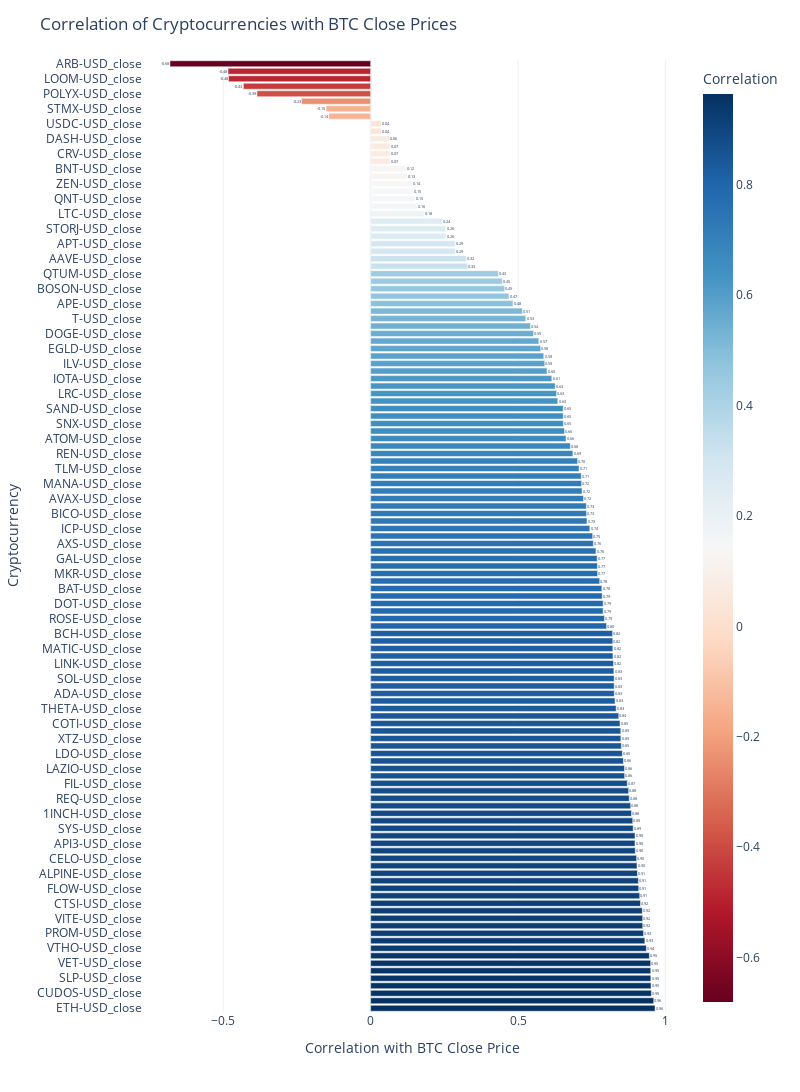

Source (notebook cell):
### Markdown cell above
### Question:
#### Whats the correltion between the close of cryptocurrrencies offered on Binance.US USDT trading pairs since Bitcoins 2023 consolidation cycle breakout to today

### Code cell
# Initialize an empty list to hold data for all tickers
all_data_4 = []

# Loop through each ticker symbol in the list
for i in binanceUS_cryptoUSDT_pairs:
    # Fetch the ticker data
    ticker = yf.Ticker(i)
    # Get historical market data, here max is used for demonstration; you can customize the period
    data = ticker.history(start = '2023-10-23', end = datetime.now(), interval = '1wk') #period = '1w'
    
    # Add a column to identify the ticker (optional)
    data['Ticker'] = i
    
    # Append this data to the list
    all_data_4.append(data)

# Convert the list of DataFrames into a single DataFrame
binanceUS_df_4 = pd.concat(all_data_4)# Initialize an empty list to hold data for all tickers
all_data_4 = []

binanceUS_df_4 = binanceUS_df_4.reset_index()

# Pivot the DataFrame to make each ticker's close prices its own column
close_prices_df_4 = binanceUS_df_4.pivot(index='Date', columns='Ticker', values='Close')

# Ensure the column names are correct after pivoting
close_prices_df_4.columns = [f'{ticker}_close' for ticker in close_prices_df_4.columns]
close_prices_df_4

# Calculate the correlation of each cryptocurrency's close prices with BTC's close prices
binanceUS_correlation_with_btc_4 = close_prices_df_4.corrwith(BTC_df['btc_close'])

# The result will be a Series where each index is a 'ticker_close' and its value is the correlation with 'BTC_close'
binanceUS_correlation_with_btc_4 = pd.DataFrame(binanceUS_correlation_with_btc_4)
binanceUS_correlation_with_btc_4.columns = ['correlation']
# Reset the index and rename the new column
binanceUS_correlation_with_btc_4.reset_index(inplace=True)
binanceUS_correlation_with_btc_4.rename(columns={'index': 'Ticker'}, inplace=True)

binanceUS_correlation_with_btc_4.head()

binanceUS_correlation_with_btc_4 = binanceUS_correlation_with_btc_4.sort_values(by='correlation', ascending=False)

# Interactive bar chart
fig = px.bar(binanceUS_correlation_with_btc_4, y='Ticker', x='correlation', 
             text='correlation', orientation='h', 
             color='correlation', color_continuous_scale='RdBu',
             labels={'correlation': 'Correlation with BTC'})

# Layout enhancements
fig.update_layout(title='Correlation of Cryptocurrencies with BTC Close Prices',
                  xaxis_title='Correlation with BTC Close Price',
                  yaxis_title='Cryptocurrency',
                  coloraxis_colorbar=dict(title="Correlation"),
                  template='plotly_white',
                  width = 800,
                  height = 2000)

# Text on bars
fig.update_traces(texttemplate='%{text:.2f}', textposition='outside')

fig.show()

# Initialize the list to hold highly correlated tickers
highly_correlated_4 = []

# Iterate through the DataFrame and check each correlation value
for index, row in binanceUS_correlation_with_btc_4.iterrows():
    # Check if the correlation is greater than 0.80
    if row['correlation'] > 0.85:
        # Add the ticker name to the list
        highly_correlated_4.append(row[['Ticker', 'correlation']])

# Display the list of highly correlated tickers
highly_correlated_4 = pd.DataFrame(highly_correlated_4)
highly_correlated_4

### Figure 1 — Plotly figure (JSON) as saved in the notebook; plotly's stock layout.template omitted (floating-point values rounded to 4 significant figures)
{"data": [{"alignmentgroup": "True", "hovertemplate": "Correlation with BTC=%{marker.color}<br>Ticker=%{y}<extra></extra>", "legendgroup": "", "marker": {"color": [0.9648, 0.9604, 0.9524, 0.9511, 0.9505, 0.9503, 0.9499, 0.9456, 0.9354, 0.9301, 0.9258, 0.923, 0.9228, 0.9215, 0.9154, 0.9128, 0.9095, 0.9084, 0.905, 0.9036, 0.9022, 0.8978, 0.8969, 0.8968, 0.8906, 0.8891, 0.8849, 0.8821, 0.8773, 0.8752, 0.8707, 0.8617, 0.8611, 0.8575, 0.8539, 0.8505, 0.8489, 0.8486, 0.846, 0.8417, 0.833, 0.8291, 0.8264, 0.8262, 0.8261, 0.8251, 0.8239, 0.822, 0.8216, 0.8214, 0.8207, 0.8003, 0.7933, 0.7888, 0.7888, 0.7855, 0.7843, 0.7771, 0.77, 0.7693, 0.7684, 0.7643, 0.7555, 0.7532, 0.7436, 0.7339, 0.7325, 0.7316, 0.7222, 0.7172, 0.7156, 0.7145, 0.7069, 0.7021, 0.6861, 0.6776, 0.6628, 0.6577, 0.6539, 0.6535, 0.6532, 0.6348, 0.6307, 0.6261, 0.6146, 0.5982, 0.5905, 0.5873, 0.5769, 0.5704, 0.5526, 0.5423, 0.5265, 0.5148, 0.4829, 0.4695, 0.4548, 0.4469, 0.4335, 0.3294, 0.3247, 0.2875, 0.2867, 0.2559, 0.2551, 0.2439, 0.1811, 0.1596, 0.1504, 0.1454, 0.1426, 0.1253, 0.1217, 0.06671, 0.06638, 0.06599, 0.06444, 0.03716, 0.0365, -0.142, -0.1511, -0.2346, -0.3855, -0.4317, -0.4819, -0.4837, -0.6807], "coloraxis": "coloraxis", "pattern": {"shape": ""}}, "name": "", "offsetgroup": "", "orientation": "h", "showlegend": false, "text": [0.9648, 0.9604, 0.9524, 0.9511, 0.9505, 0.9503, 0.9499, 0.9456, 0.9354, 0.9301, 0.9258, 0.923, 0.9228, 0.9215, 0.9154, 0.9128, 0.9095, 0.9084, 0.905, 0.9036, 0.9022, 0.8978, 0.8969, 0.8968, 0.8906, 0.8891, 0.8849, 0.8821, 0.8773, 0.8752, 0.8707, 0.8617, 0.8611, 0.8575, 0.8539, 0.8505, 0.8489, 0.8486, 0.846, 0.8417, 0.833, 0.8291, 0.8264, 0.8262, 0.8261, 0.8251, 0.8239, 0.822, 0.8216, 0.8214, 0.8207, 0.8003, 0.7933, 0.7888, 0.7888, 0.7855, 0.7843, 0.7771, 0.77, 0.7693, 0.7684, 0.7643, 0.7555, 0.7532, 0.7436, 0.7339, 0.7325, 0.7316, 0.7222, 0.7172, 0.7156, 0.7145, 0.7069, 0.7021, 0.6861, 0.6776, 0.6628, 0.6577, 0.6539, 0.6535, 0.6532, 0.6348, 0.6307, 0.6261, 0.6146, 0.5982, 0.5905, 0.5873, 0.5769, 0.5704, 0.5526, 0.5423, 0.5265, 0.5148, 0.4829, 0.4695, 0.4548, 0.4469, 0.4335, 0.3294, 0.3247, 0.2875, 0.2867, 0.2559, 0.2551, 0.2439, 0.1811, 0.1596, 0.1504, 0.1454, 0.1426, 0.1253, 0.1217, 0.06671, 0.06638, 0.06599, 0.06444, 0.03716, 0.0365, -0.142, -0.1511, -0.2346, -0.3855, -0.4317, -0.4819, -0.4837, -0.6807], "textposition": "outside", "texttemplate": "%{text:.2f}", "type": "bar", "x": [0.9648, 0.9604, 0.9524, 0.9511, 0.9505, 0.9503, 0.9499, 0.9456, 0.9354, 0.9301, 0.9258, 0.923, 0.9228, 0.9215, 0.9154, 0.9128, 0.9095, 0.9084, 0.905, 0.9036, 0.9022, 0.8978, 0.8969, 0.8968, 0.8906, 0.8891, 0.8849, 0.8821, 0.8773, 0.8752, 0.8707, 0.8617, 0.8611, 0.8575, 0.8539, 0.8505, 0.8489, 0.8486, 0.846, 0.8417, 0.833, 0.8291, 0.8264, 0.8262, 0.8261, 0.8251, 0.8239, 0.822, 0.8216, 0.8214, 0.8207, 0.8003, 0.7933, 0.7888, 0.7888, 0.7855, 0.7843, 0.7771, 0.77, 0.7693, 0.7684, 0.7643, 0.7555, 0.7532, 0.7436, 0.7339, 0.7325, 0.7316, 0.7222, 0.7172, 0.7156, 0.7145, 0.7069, 0.7021, 0.6861, 0.6776, 0.6628, 0.6577, 0.6539, 0.6535, 0.6532, 0.6348, 0.6307, 0.6261, 0.6146, 0.5982, 0.5905, 0.5873, 0.5769, 0.5704, 0.5526, 0.5423, 0.5265, 0.5148, 0.4829, 0.4695, 0.4548, 0.4469, 0.4335, 0.3294, 0.3247, 0.2875, 0.2867, 0.2559, 0.2551, 0.2439, 0.1811, 0.1596, 0.1504, 0.1454, 0.1426, 0.1253, 0.1217, 0.06671, 0.06638, 0.06599, 0.06444, 0.03716, 0.0365, -0.142, -0.1511, -0.2346, -0.3855, -0.4317, -0.4819, -0.4837, -0.6807], "xaxis": "x", "y": ["ETH-USD_close", "ANT-USD_close", "CUDOS-USD_close", "FLUX-USD_close", "SLP-USD_close", "LTO-USD_close", "VET-USD_close", "RNDR-USD_close", "VTHO-USD_close", "OXT-USD_close", "PROM-USD_close", "FET-USD_close", "VITE-USD_close", "HBAR-USD_close", "CTSI-USD_close", "PORTO-USD_close", "FLOW-USD_close", "CHZ-USD_close", "ALPINE-USD_close", "NMR-USD_close", "CELO-USD_close", "VOXEL-USD_close", "API3-USD_close", "BNB-USD_close", "SYS-USD_close", "CELR-USD_close", "1INCH-USD_close", "OCEAN-USD_close", "REQ-USD_close", "BAND-USD_close", "FIL-USD_close", "SANTOS-USD_close", "LAZIO-USD_close", "ETC-USD_close", "LDO-USD_close", "NEAR-USD_close", "XTZ-USD_close", "SKL-USD_close", "COTI-USD_close", "LPT-USD_close", "THETA-USD_close", "RVN-USD_close", "ADA-USD_close", "KSM-USD_close", "SOL-USD_close", "MXC-USD_close", "LINK-USD_close", "CLV-USD_close", "MATIC-USD_close", "OP-USD_close", "BCH-USD_close", "DGB-USD_close", "ROSE-USD_close", "XNO-USD_close", "DOT-USD_close", "RAD-USD_close", "BAT-USD_close", "SUSHI-USD_close", "MKR-USD_close", "ENS-USD_close", "GAL-USD_close", "KDA-USD_close", "AXS-USD_close", "AUDIO-USD_close", "ICP-USD_close", "ANKR-USD_close", "BICO-USD_close", "ALGO-USD_close", "AVAX-USD_close", "ACH-USD_close", "MANA-USD_close", "TFUEL-USD_close", "TLM-USD_close", "ASTR-USD_close", "REN-USD_close", "FTM-USD_close", "ATOM-USD_close", "ZIL-USD_close", "SNX-USD_close", "SHIB-USD_close", "SAND-USD_close", "EOS-USD_close", "LRC-USD_close", "GALA-USD_close", "IOTA-USD_close", "WAVES-USD_close", "ILV-USD_close", "ENJ-USD_close", "EGLD-USD_close", "FLOKI-USD_close", "DOGE-USD_close", "GTC-USD_close", "T-USD_close", "ONT-USD_close", "APE-USD_close", "LOKA-USD_close", "BOSON-USD_close", "NEO-USD_close", "QTUM-USD_close", "ONE-USD_close", "AAVE-USD_close", "PAXG-USD_close", "APT-USD_close", "KAVA-USD_close", "STORJ-USD_close", "YFI-USD_close", "LTC-USD_close", "DAI-USD_close", "QNT-USD_close", "ICX-USD_close", "ZEN-USD_close", "USDT-USD_close", "BNT-USD_close", "ZRX-USD_close", "CRV-USD_close", "WAXP-USD_close", "DASH-USD_close", "UNI-USD_close", "USDC-USD_close", "ZEC-USD_close", "STMX-USD_close", "XLM-USD_close", "POLYX-USD_close", "KNC-USD_close", "LOOM-USD_close", "XRP-USD_close", "ARB-USD_close"], "yaxis": "y"}], "layout": {"barmode": "relative", "coloraxis": {"colorbar": {"title": {"text": "Correlation"}}, "colorscale": [[0, "rgb(103,0,31)"], [0.1, "rgb(178,24,43)"], [0.2, "rgb(214,96,77)"], [0.3, "rgb(244,165,130)"], [0.4, "rgb(253,219,199)"], [0.5, "rgb(247,247,247)"], [0.6, "rgb(209,229,240)"], [0.7, "rgb(146,197,222)"], [0.8, "rgb(67,147,195)"], [0.9, "rgb(33,102,172)"], [1, "rgb(5,48,97)"]]}, "height": 2000, "legend": {"tracegroupgap": 0}, "margin": {"t": 60}, "title": {"text": "Correlation of Cryptocurrencies with BTC Close Prices"}, "width": 800, "xaxis": {"anchor": "y", "domain": [0, 1], "title": {"text": "Correlation with BTC Close Price"}}, "yaxis": {"anchor": "x", "domain": [0, 1], "title": {"text": "Cryptocurrency"}}}}
